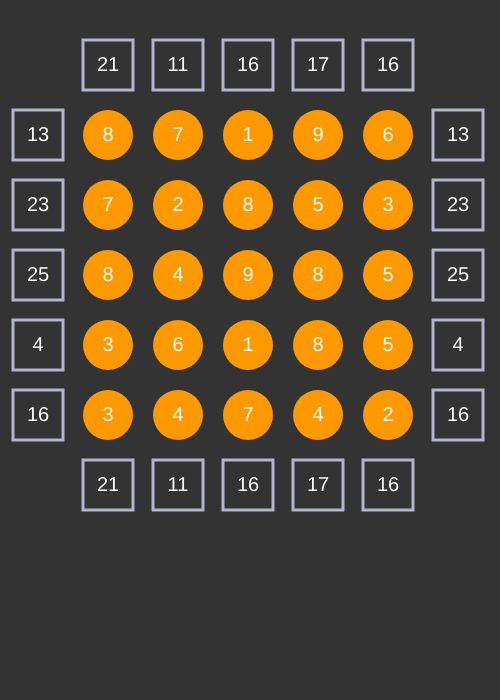
Frame 1 (no input)
Frame 60 (no input): identical to frame 1, image omitted
Frame 120 (the mouse pressed at the canvas centre since frame 60): identical to frame 1, image omitted

The p5.js sketch that drew this single still picture (run headless with seeded random() and noise() and a simulated clock; from frame 60 on, the mouse is pressed at the canvas centre):

// p5.js sketch
// ── sketch.js
//Sketch-Datei für Rullo
let manager;

function setup() {
  createCanvas(500,700);
  manager = new gameManager();
}

function draw() {
  background(51);
  manager.update();
  manager.show();
}

function mouseClicked(){
  manager.mouseAction();
}

// ── infoscreen.js
infoScreen = function(){
  let txt = "";

  txt = txt + "RULLO CLONE" +"\n";
  txt = txt +"\n";
  txt = txt +"\n";
  txt = txt + "Deactivate circles by clicking in order to"+"\n";
  txt = txt + "achieve the target numbers in the squares." + "\n";
  txt = txt + "" + "\n";
  txt = txt + "A long click on a circle will lock it in its state." + "\n";
  txt = txt + "That way it can no longer be (de-)activated." + "\n";
  txt = txt + "" + "\n";
  txt = txt + "A finished row/column has its square yellow." + "\n";
  txt = txt + "A click on a finished square will lock or" + "\n";
  txt = txt + "unlock the entire row/column." + "\n";
  txt = txt + "" + "\n";
  txt = txt + "Clicking on an unfinished square will" + "\n";
  txt = txt + "reveal the sum of currently active" + "\n";
  txt = txt + "circles in the respective row/column." + "\n";
  txt = txt + "" + "\n";
  txt = txt +"\n";
  txt = txt + "Please click to continue.";

  this.show = function(){
    fill(98, 155, 247);
    noStroke();
    textAlign(CENTER,CENTER);
    textSize(20);
    textStyle(NORMAL);
    text(txt,width/2,height/2);
  }
}

// ── manager.js
gameManager = function(){
  //Properties
  let R = new rullo();
  let won = false;
  let winOverlay = new winScreen();

  //Setup
  R.initialize();

  this.update = function(){
    R.update();
    won = R.isRulloWon();
  }

  this.show = function(){
    if(!won){
      R.show();
    }else{
      winOverlay.show();
    }
  }

  this.mouseAction = function(){
    if(!won){
      R.mouseAction();
    }else{
      R.initialize();
    }
  }
}

// ── num.js
num = function(x,y){
  this.pos = createVector(x,y);
  this.diameter = 50;

  this.value = 0;

  this.active = true;
  this.locked = false;

  this.setValue = function(n){
    this.value = n;
  }

  this.getValue = function(){
    return this.value;
  }

  this.getActive = function(){
    return this.active;
  }

  this.switchActive = function(){
    if(!this.locked){
      this.active = !this.active;
    }
  }

  this.makeActive = function(){
    this.active = true;
  }

  this.switchLocked = function(){
    this.locked = !this.locked;
  }

  this.unlock = function(){
    this.locked = false;
  }

  this.lock = function(){
    this.locked = true;
  }

  this.hits = function(x,y){
    if(pow(this.pos.x - x,2) + pow(this.pos.y - y,2) <= pow(this.diameter/2,2)){
      return true;
    }else{
      return false;
    }
  }

  this.show = function(){
    if(this.active){
      fill(255, 153, 0);
    }else{
      fill(179, 179, 204);
    }
    if(this.locked){
      stroke(255, 255, 0);
      strokeWeight(4);
    }else{
      noStroke();
    }
    ellipse(this.pos.x,this.pos.y,this.diameter,this.diameter);
    fill(255);
    noStroke();
    textAlign(CENTER,CENTER);
    textSize(20);
    text(str(this.value),this.pos.x,this.pos.y);
  }
}

// ── rec.js
rec = function(x,y){
  this.pos = createVector(x,y);
  this.value = 0;
  this.targetReached = false;

  this.setValue = function(n){
    this.value = n;
  }

  this.checkTarget = function(n){
    if(n == this.value){
      this.targetReached = true;
    }else{
      this.targetReached = false;
    }
  }

  this.isTargetReached = function(){
    return this.targetReached;
  }

  this.hits = function(x,y){
    let X = this.pos.x;
    let Y = this.pos.y;
    return (abs(X-x) < 26 && abs(Y-y) < 26);
  }

  this.show = function(){
    if(!this.targetReached){
      //Grau
      stroke(179, 179, 204);
    }else{
      //Gelb
      stroke(244, 235, 66);
    }

    strokeWeight(3);
    noFill();
    rectMode(CENTER);
    rect(this.pos.x,this.pos.y,50,50);

    if(!this.targetReached){
      //Schrift weiß
      fill(255);
    }else{
      //Schrift gelb
      fill(244, 235, 66);
    }

    noStroke();
    textAlign(CENTER,CENTER);
    textSize(20);
    text(str(this.value),this.pos.x,this.pos.y);
  }
}

// ── rulloobj.js
rullo = function(){
  this.myGrid = make2DArray(7,7);
  this.x_offset = 38;
  this.y_offset = 65;

  //Initialize num objects into grid
  for(let i=1; i < 6; i++){
    for(let j=1; j < 6; j++){
      this.myGrid[i][j] = new num(i*70 + this.x_offset,j*70 + this.y_offset);
    }
  }
  //Initialize rectangles into grid
  //Top and bottom rows
  for(let i = 1; i < 6; i++){
    this.myGrid[i][0] = new rec(i*70 + this.x_offset,0*70 + this.y_offset);
    this.myGrid[i][6] = new rec(i*70 + this.x_offset,6*70 + this.y_offset);
  }
  //Left and right columns
  for(let j = 1; j < 6; j++){
    this.myGrid[0][j] = new rec(0*70 + this.x_offset,j*70 + this.y_offset);
    this.myGrid[6][j] = new rec(6*70 + this.x_offset,j*70 + this.y_offset);
  }

  this.initialize = function(){
    //Fill the Rullo with random target numbers
    //About 16 out of 25 should be sufficient
    //Also: Have them be unlocked and active upon initialization (crucial for re-initialization)
    for(let i=1; i < 6; i++){
      for(let j=1; j < 6; j++){
        if(random(25)<16){
          this.myGrid[i][j].setValue(floor(random(1,10)));
        }else{
          this.myGrid[i][j].setValue(-1);
        }
        this.myGrid[i][j].unlock();
        this.myGrid[i][j].makeActive();
      }
    }
    //It is not guaranteed that in every row and every column there is at least one (-1)
    //Meaning that there are rows and/or columns which are already correct upon startup
    //So let's fix this
    //Check the columns first
    for(let i = 1; i < 6; i++){
      let is_ok = false;
      for(let j = 1; j < 6; j++){
        if(this.myGrid[i][j].getValue() == -1){
          is_ok = true;
          break;
        }
      }
      if(!is_ok){
        this.myGrid[i][floor(random(1,6))].setValue(-1);
      }
    }
    //Now check the rows also
    for(let j = 1; j < 6; j++){
      let is_ok = false;
      for(let i = 1; i < 6; i++){
        if(this.myGrid[i][j].getValue() == -1){
          is_ok = true;
          break;
        }
      }
      if(!is_ok){
        this.myGrid[floor(random(1,6))][j].setValue(-1);
      }
    }
    //Set the horizontal squares
    for(let i = 1; i < 6; i++){
      let res = 0;
      for(let j = 1; j < 6; j++){
        let temp_val = this.myGrid[i][j].getValue();
        if(temp_val != -1){
          res += temp_val;
        }
      }
      this.myGrid[i][0].setValue(res);
      this.myGrid[i][6].setValue(res);
    }
    //Set the vertical squares
    for(let j = 1; j < 6; j++){
      let res = 0;
      for(let i = 1; i < 6; i++){
        let temp_val = this.myGrid[i][j].getValue();
        if(temp_val != -1){
          res += temp_val;
        }
      }
      this.myGrid[0][j].setValue(res);
      this.myGrid[6][j].setValue(res);
    }
    //Replace the (-1)'s
    for(let i=1; i < 6; i++){
      for(let j=1; j < 6; j++){
        let temp_val = this.myGrid[i][j].getValue();
        if(temp_val == -1){
          this.myGrid[i][j].setValue(floor(random(1,10)));
        }
      }
    }
  }

  this.checkColumns = function(){
    for(let i = 1; i < 6; i++){
      let temp_val = 0;
      for(let j = 1; j < 6; j++){
        if(this.myGrid[i][j].getActive()){
          temp_val += this.myGrid[i][j].getValue();
        }
      }
      this.myGrid[i][0].checkTarget(temp_val);
      this.myGrid[i][6].checkTarget(temp_val);
    }
  }

  this.checkRows = function(){
    for(let j = 1; j < 6; j++){
      let temp_val = 0;
      for(let i = 1; i < 6; i++){
        if(this.myGrid[i][j].getActive()){
          temp_val += this.myGrid[i][j].getValue();
        }
      }
      this.myGrid[0][j].checkTarget(temp_val);
      this.myGrid[6][j].checkTarget(temp_val);
    }
  }

  this.isRulloWon = function(){
    let won = true;
    for(let i = 1; i < 6; i++){
      won = won
          && this.myGrid[i][0].isTargetReached()
          && this.myGrid[i][6].isTargetReached()
          && this.myGrid[0][i].isTargetReached()
          && this.myGrid[6][i].isTargetReached();
    }
    return won;
  }

  this.update = function(){
    this.checkColumns();
    this.checkRows();
  }

  this.show = function(){
    //Show numbers
    for(let i=1; i < 6; i++){
      for(let j=1; j < 6; j++){
        this.myGrid[i][j].show();
      }
    }
    //Show rectangles
    for(let l = 1; l < 6; l++){
      this.myGrid[l][0].show();
      this.myGrid[l][6].show();
      this.myGrid[0][l].show();
      this.myGrid[6][l].show();
    }
  }

  this.lockColumn = function(n){
    for(let i = 1; i < 6; i++){
      this.myGrid[n][i].lock();
    }
  }

  this.lockRow = function(n){
    for(let i = 1; i < 6; i++){
      this.myGrid[i][n].lock();
    }
  }

  this.mouseAction = function(){
    //Check num objects for hit and perform action
    for(let i=1; i < 6; i++){
      for(let j=1; j < 6; j++){
        if(this.myGrid[i][j].hits(mouseX,mouseY)){
          if(keyIsPressed && keyCode == SHIFT){
            this.myGrid[i][j].switchLocked();
          }else{
            this.myGrid[i][j].switchActive();
          }
          break;
        }
      }
    }
    //Check rectangles for hit and perform action
    //Top and bottom rows
    for(let i = 1; i < 6; i++){
      if(this.myGrid[i][0].hits(mouseX,mouseY) && this.myGrid[i][0].isTargetReached()
      || this.myGrid[i][6].hits(mouseX,mouseY) && this.myGrid[i][6].isTargetReached()){
        this.lockColumn(i);
      }
    }
    //Left and right columns
    for(let j = 1; j < 6; j++){
      if(this.myGrid[0][j].hits(mouseX,mouseY) && this.myGrid[0][j].isTargetReached()
      || this.myGrid[6][j].hits(mouseX,mouseY) && this.myGrid[6][j].isTargetReached()){
        this.lockRow(j);
      }
    }
  }
}

function make2DArray(cols,rows){
  let arr = new Array(cols);
  for(let i=0;i<arr.length;i++){
    arr[i] = new Array(rows);
  }
  return arr;
}

// ── winscreen.js
winScreen = function(){
  this.show = function(){
    fill(0, 255, 0);
    noStroke();
    textAlign(CENTER,CENTER);
    textSize(35);
    text("You win, congratulations!\nPlease click to play again.",width/2,height/2);
  }
}
